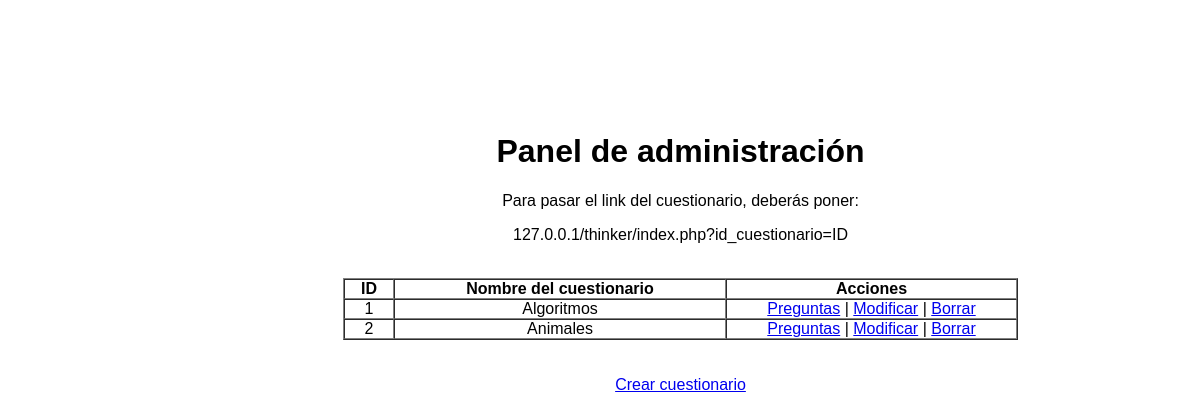
/cuestionarios.php, run on the app's committed database.
### tables this page shows
CREATE TABLE IF NOT EXISTS `cuestionarios` (
  `id` int(11) NOT NULL AUTO_INCREMENT,
  `nombre` text,
  `aleatorio` tinyint(4) NOT NULL DEFAULT '0',
  `preguntas_aleatorias` tinyint(4) NOT NULL DEFAULT '0',
  `preguntas_aleatorias_restantes` tinyint(4) NOT NULL DEFAULT '0',
  PRIMARY KEY (`id`)
);

### cuestionarios.php (the view, shortened to what this page needs)
<!doctype html>
<html>
<head>
<link rel="stylesheet" href="estilo.css">
</head>
<body bgcolor="#99B3FF">
<table width="993" border="0" cellspacing="0" cellpadding="0">
  <tbody>
    <tr>
      <td width="975" height="104">
      </td>
    </tr>
    <tr>
      <td height="313" align="center" valign="top"><h1>Panel de administración</h1>
        <p>Para pasar el link del cuestionario, deberás poner:</p>
        <p>127.0.0.1/thinker/index.php?id_cuestionario=ID<br>
          <br>
        </p>
        <table width="675" border="1" cellspacing="0" cellpadding="0">
          <tbody>
            <tr>
              <td width="48"><div align="center"><strong>ID</strong></div></td>
              <td width="330"><div align="center"><strong>Nombre del cuestionario</strong></div></td>
              <td width="289"><div align="center"><strong>Acciones</strong></div></td>
            </tr>
 <?php
	$sql_cuestionario = mysql_query("SELECT * FROM cuestionarios");
	$check_numero_filas = mysql_num_rows($sql_cuestionario);
	for ($i = 0; $i < $check_numero_filas; $i++)
	{
		$check_cuestionario = mysql_fetch_array($sql_cuestionario);
		?>
            <tr>
              <td width="48"><div align="center">
                <?=$check_cuestionario[0]?>
              </div></td>
              <td width="330"><?=$check_cuestionario[1]?></td>
              <td width="289"><div align="center"><a href="preguntas.php?id_cuestionario=<?=$check_cuestionario[0]?>">Preguntas</a> | <a href="modificar_cuestionario.php?id_cuestionario=<?=$check_cuestionario[0]?>">Modificar</a> | <a href="borrar_cuestionario.php?id_cuestionario=<?=$check_cuestionario[0]?>">Borrar</a></div></td>
            </tr>
        <?php
	}
	?>
          </tbody>
      </table><br><br>
      <a href="crear_cuestionario.php">Crear cuestionario</a>
      </td>
    </tr>
  </tbody>
</table>
</body>
</html>

### estilo.css (style rules this page uses)
body { padding-left: 11em; font-family:Arial, Helvetica, sans-serif; text-color: black; background-color: white }
h1 { font-family:Arial, Helvetica, sans-serif text-align: center; }
table { alignment-adjust: auto; alignment-baseline: central; text-align: center; }

### data on the page
cuestionarios: id "1", nombre "Algoritmos"
cuestionarios: id "2", nombre "Animales"
